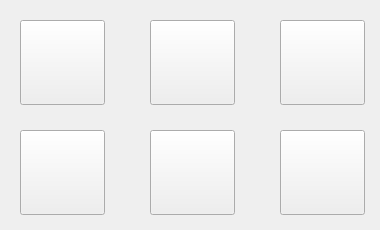
<?xml version="1.0" encoding="UTF-8"?>
<ui version="4.0">
 <class>MainWindow</class>
 <widget class="QMainWindow" name="MainWindow">
  <property name="windowModality">
   <enum>Qt::NonModal</enum>
  </property>
  <property name="geometry">
   <rect>
    <x>0</x>
    <y>0</y>
    <width>380</width>
    <height>230</height>
   </rect>
  </property>
  <property name="windowTitle">
   <string>LaunchPad</string>
  </property>
  <property name="windowIcon">
   <iconset resource="resources.qrc">
    <normaloff>:/Images/launchpadIcon.png</normaloff>:/Images/launchpadIcon.png</iconset>
  </property>
  <property name="styleSheet">
   <string notr="true">background-image: url(:/Images/cool-background.jpg);</string>
  </property>
  <widget class="QWidget" name="centralWidget">
   <widget class="QPushButton" name="internet">
    <property name="geometry">
     <rect>
      <x>20</x>
      <y>20</y>
      <width>85</width>
      <height>85</height>
     </rect>
    </property>
    <property name="toolTip">
     <string>&lt;html&gt;&lt;head/&gt;&lt;body&gt;&lt;p&gt;Internet Explorer&lt;/p&gt;&lt;/body&gt;&lt;/html&gt;</string>
    </property>
    <property name="styleSheet">
     <string notr="true">image: url(:/Images/ie.ico);</string>
    </property>
    <property name="text">
     <string/>
    </property>
   </widget>
   <widget class="QPushButton" name="media">
    <property name="geometry">
     <rect>
      <x>150</x>
      <y>20</y>
      <width>85</width>
      <height>85</height>
     </rect>
    </property>
    <property name="toolTip">
     <string>Media Player</string>
    </property>
    <property name="styleSheet">
     <string notr="true">image: url(:/Images/Media Player.png);</string>
    </property>
    <property name="text">
     <string/>
    </property>
   </widget>
   <widget class="QPushButton" name="computer">
    <property name="geometry">
     <rect>
      <x>20</x>
      <y>130</y>
      <width>85</width>
      <height>85</height>
     </rect>
    </property>
    <property name="toolTip">
     <string>My Computer</string>
    </property>
    <property name="styleSheet">
     <string notr="true">image: url(:/Images/myComp.ico);</string>
    </property>
    <property name="text">
     <string/>
    </property>
   </widget>
   <widget class="QPushButton" name="settings">
    <property name="geometry">
     <rect>
      <x>280</x>
      <y>130</y>
      <width>85</width>
      <height>85</height>
     </rect>
    </property>
    <property name="toolTip">
     <string>Control Panel</string>
    </property>
    <property name="styleSheet">
     <string notr="true">image: url(:/Images/ctrlPanel.png);</string>
    </property>
    <property name="text">
     <string/>
    </property>
   </widget>
   <widget class="QPushButton" name="apps">
    <property name="geometry">
     <rect>
      <x>150</x>
      <y>130</y>
      <width>85</width>
      <height>85</height>
     </rect>
    </property>
    <property name="toolTip">
     <string>Web Camera</string>
    </property>
    <property name="styleSheet">
     <string notr="true">image: url(:/Images/appsIcon.png);</string>
    </property>
    <property name="text">
     <string/>
    </property>
   </widget>
   <widget class="QPushButton" name="nav">
    <property name="geometry">
     <rect>
      <x>280</x>
      <y>20</y>
      <width>85</width>
      <height>85</height>
     </rect>
    </property>
    <property name="toolTip">
     <string>Maps</string>
    </property>
    <property name="autoFillBackground">
     <bool>false</bool>
    </property>
    <property name="styleSheet">
     <string notr="true">image: url(:/Images/navigation3d.png);</string>
    </property>
    <property name="text">
     <string/>
    </property>
   </widget>
  </widget>
 </widget>
 <layoutdefault spacing="6" margin="11"/>
 <resources>
  <include location="resources.qrc"/>
 </resources>
 <connections/>
</ui>
